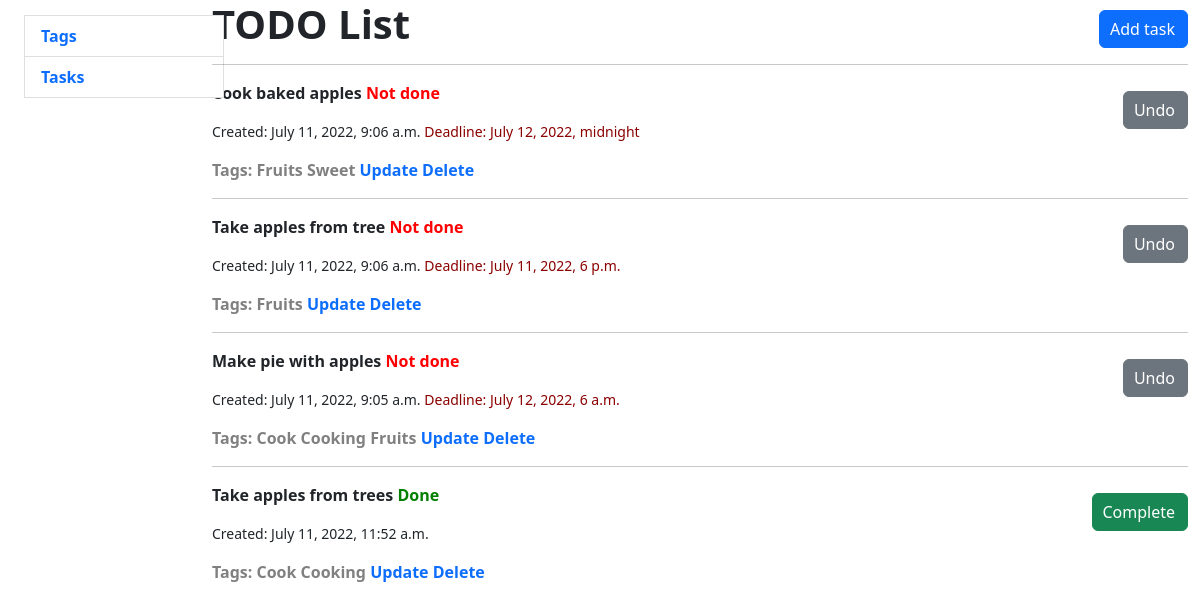
The page / on the database its author committed.
### todo/models.py (models this page shows, shortened)
class Task(models.Model):
    content = models.CharField(max_length=255)
    datetime = models.DateTimeField(auto_now_add=True)
    deadline = models.DateTimeField(blank=True, null=True)
    done = models.BooleanField()
    tags = models.ManyToManyField("Tag", related_name="tags")

class Tag(models.Model):
    name = models.CharField(max_length=255)
    def __str__(self):
        return f"{self.name}"
    class Meta:
        ordering = ["name"]

### todo/views.py (the view)
# urls.py: path("", TodoListView.as_view(), name="todo_list"),
class TodoListView(generic.ListView):
    queryset = Task.objects.order_by("done", "-datetime")
    model = Task

### templates/todo/task_list.html
{% extends "base.html" %}
{% load static %}
{% block content %}
    <h1><strong>TODO List</strong> <a class="nav btn btn-primary" href="{% url 'todo:todo_create' %}">Add task</a></h1>
    {% if task_list %}
        {% for task in task_list %}
            <ul style="list-style: none; padding-left: 0">
                <li>
                    <hr>
                    <p><strong>{{ task.content }}</strong>
                    {% if task.done %}
                        <span style="color: green">
                            <strong>Done</strong>
                            <a class="nav btn btn-success" href="{% url 'todo:task_complete_undo' task.pk %}">Complete</a>
                        </span>
                    {% else %}
                        <span style="color: red">
                            <strong>Not done</strong>
                            <a class="nav btn btn-secondary" href="{% url 'todo:task_complete_undo' task.pk %}">Undo</a>
                        </span>
                    {% endif %}
                    </p>
                </li>
                <li>
                    <p class="small">
                        Created: {{ task.datetime }}
                        {% if task.deadline %}
                            <span style="color: darkred">Deadline: {{ task.deadline }}</span>
                            </p>
                        {% else %}
                            </p>
                        {% endif %}
                </li>
                <li>
                    <p style="color: gray"><strong>Tags:
                    {% for tag in task.tags.all %}
                        {{ tag }}
                    {% endfor %}
                        <a style="text-decoration-line: none" href="{% url 'todo:todo_update' task.pk%}">Update</a>
                        <a style="text-decoration-line: none" href="{%  url 'todo:todo_delete' task.pk %}">Delete</a>
                        </strong>
                    </p>
                </li>
            </ul>
        {% endfor %}
    {% endif %}
{% endblock %}

### templates/base.html (shortened to what this page needs)
<!doctype html>
<html lang="en">
<head>
    <link href="https://cdn.jsdelivr.net/npm/bootstrap@5.2.0-beta1/dist/css/bootstrap.min.css" rel="stylesheet">
    {% load static %}
    <link rel="stylesheet" href="{% static "css/styles.css" %}">
</head>
<body>
    <div class="container-fluid">
        <div class="row">
            <div class="col-sm-2">
                {% block sidebar %}
                {% include "includes/sidebar.html" %}
                {% endblock %}
            </div>
            <div class="col-sm-10">
                {% block content %}
                {% endblock %}
            </div>
        </div>
    </div>
</body>
</html>

### templates/includes/sidebar.html
{% extends "base.html" %}
{% block sidebar %}
    <ul style="width: 200px" class="sidebar-nav list-group">
        <li class="list-group-item"><a href="{% url 'todo:tags_list' %}"><strong>Tags</strong></a></li>
        <li class="list-group-item"><a href="{%  url 'todo:todo_list' %}"><strong>Tasks</strong></a></li>
    </ul>
{% endblock %}

### static/css/styles.css (style rules this page uses)
.sidebar-nav { border-radius: 0; margin-top: 15px; }
.sidebar-nav li a { text-decoration-line: none; }
.nav { float: right; margin-top: 1%; text-align: center; padding-left: 1%; }

### rows shown on the page
Task: content "Cook baked apples", done "Not done", datetime "July 11, 2022, 9:06 a.m.", deadline "July 12, 2022, midnight"
Tag: name "Fruits"
Tag: name "Sweet"
Task: content "Take apples from tree", done "Not done", datetime "July 11, 2022, 9:06 a.m.", deadline "July 11, 2022, 6 p.m."
Task: content "Make pie with apples", done "Not done", datetime "July 11, 2022, 9:05 a.m.", deadline "July 12, 2022, 6 a.m."
Tag: name "Cook"
Tag: name "Cooking"
Task: content "Take apples from trees", done "Done", datetime "July 11, 2022, 11:52 a.m."
